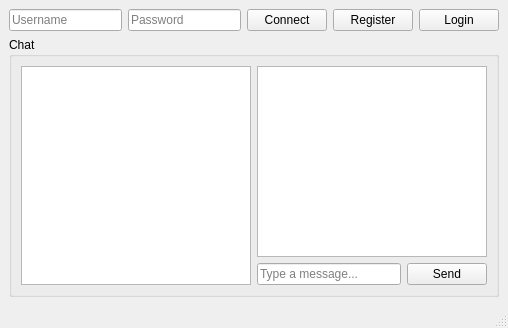
<?xml version="1.0" encoding="UTF-8"?>
<ui version="4.0">
 <class>MainWindow</class>
 <widget class="QMainWindow" name="MainWindow">
  <property name="geometry">
   <rect>
    <x>0</x>
    <y>0</y>
    <width>508</width>
    <height>328</height>
   </rect>
  </property>
  <property name="windowTitle">
   <string>Chat Client</string>
  </property>
  <widget class="QWidget" name="centralwidget">
   <layout class="QVBoxLayout" name="verticalLayout">
    <item>
     <layout class="QHBoxLayout" name="connectionLayout">
      <item>
       <widget class="QLineEdit" name="usernameEdit">
        <property name="placeholderText">
         <string>Username</string>
        </property>
       </widget>
      </item>
      <item>
       <widget class="QLineEdit" name="passwordEdit">
        <property name="echoMode">
         <enum>QLineEdit::EchoMode::Password</enum>
        </property>
        <property name="placeholderText">
         <string>Password</string>
        </property>
       </widget>
      </item>
      <item>
       <widget class="QPushButton" name="connectButton">
        <property name="text">
         <string>Connect</string>
        </property>
       </widget>
      </item>
      <item>
       <widget class="QPushButton" name="registerButton">
        <property name="text">
         <string>Register</string>
        </property>
       </widget>
      </item>
      <item>
       <widget class="QPushButton" name="loginButton">
        <property name="text">
         <string>Login</string>
        </property>
       </widget>
      </item>
     </layout>
    </item>
    <item>
     <widget class="QGroupBox" name="chatGroupBox">
      <property name="title">
       <string>Chat</string>
      </property>
      <layout class="QHBoxLayout" name="chatLayout">
       <item>
        <widget class="QListWidget" name="userList"/>
       </item>
       <item>
        <layout class="QVBoxLayout" name="messageLayout">
         <item>
          <widget class="QTextEdit" name="chatDisplay">
           <property name="readOnly">
            <bool>true</bool>
           </property>
          </widget>
         </item>
         <item>
          <layout class="QHBoxLayout" name="sendLayout">
           <item>
            <widget class="QLineEdit" name="messageEdit">
             <property name="placeholderText">
              <string>Type a message...</string>
             </property>
            </widget>
           </item>
           <item>
            <widget class="QPushButton" name="sendButton">
             <property name="text">
              <string>Send</string>
             </property>
            </widget>
           </item>
          </layout>
         </item>
        </layout>
       </item>
      </layout>
     </widget>
    </item>
   </layout>
  </widget>
  <widget class="QStatusBar" name="statusbar"/>
 </widget>
 <resources/>
 <connections/>
</ui>
